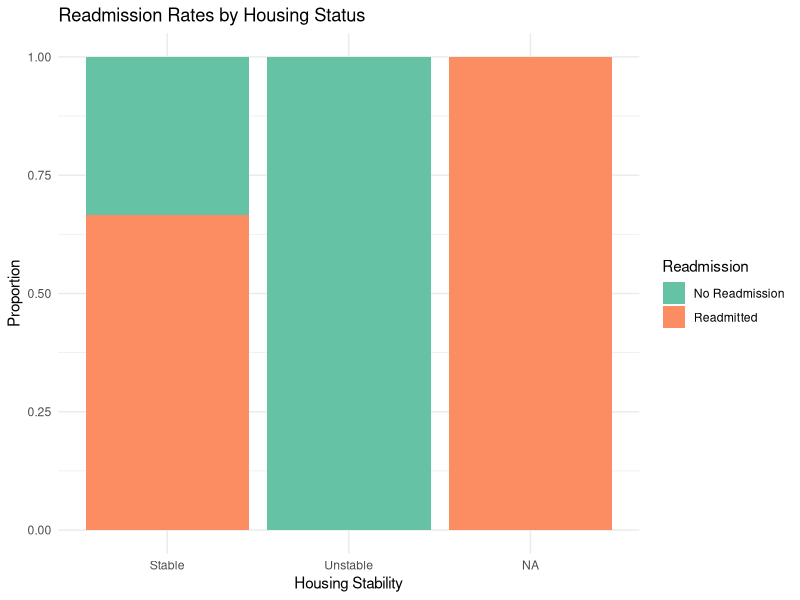
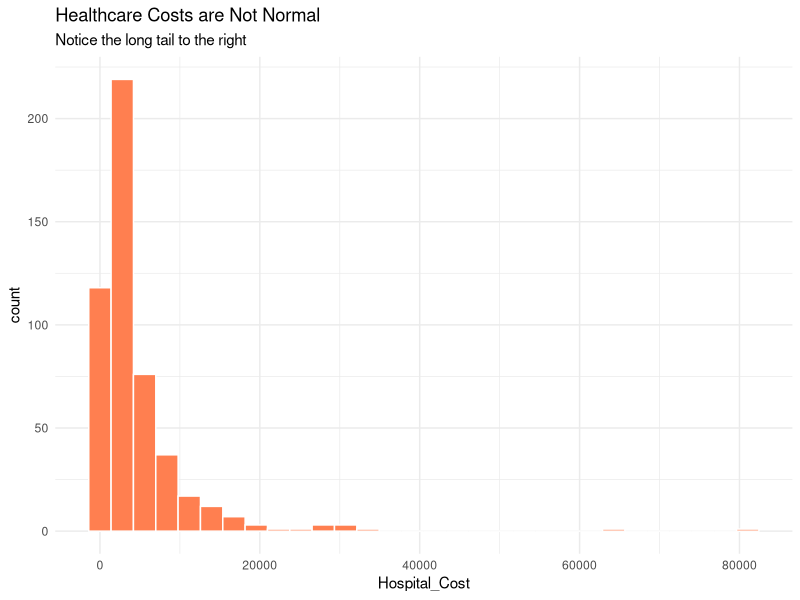

These charts were generated, in order, by the following R code:
## ---- chunk 1
knitr::opts_chunk$set(echo = TRUE, message = FALSE, warning = FALSE)
## ---- chunk 2
library(tidyverse)

# --- Dataset 1: Clinical EMR Data (Messy!) ---
# Notice the issues: "Length_Stay" has text in it, and "Readmitted" is 0/1 integers.
emr_raw <- data.frame(
  Patient_ID = c("PT-001", "PT-002", "PT-003", "PT-004", "PT-005", "PT-006"),
  Diagnosis_Code = c("E11", "I10", "E11", "J45", "I10", "E11"),
  Length_Stay = c("5 days", "3", "14", "2", "4 days", "Unknown"), 
  Readmitted_Flag = c(1, 0, 1, 0, 0, 1)
)

# --- Dataset 2: Social Survey Data ---
# Notice: ID "PT-006" is missing (non-responder), and Income has a code "999".
survey_raw <- data.frame(
  Patient_ID = c("PT-001", "PT-002", "PT-003", "PT-004", "PT-005"),
  Housing_Status = c("Stable", "Unstable", "Stable", "Stable", "Unstable"),
  Annual_Income_Code = c(45000, 22000, 56000, 61000, 999) # 999 usually means "Refused to answer"
)

# View the messy EMR data
head(emr_raw)
## ---- chunk 3
# This will fail or give a warning because you can't do math on words
mean(emr_raw$Length_Stay)
## ---- chunk 4
emr_clean <- emr_raw %>% 
  mutate(
    # 1. & 2. Clean the string text
    Length_Stay_Clean = str_replace(Length_Stay, " days", ""), # Remove " days"
    Length_Stay_Clean = na_if(Length_Stay_Clean, "Unknown"),   # Turn "Unknown" to NA
    
    # 3. Convert to numeric
    Length_Stay_Numeric = as.numeric(Length_Stay_Clean),
    
    # 4. Convert 0/1 integer to Factor (Labeling the levels)
    Readmission_Status = factor(Readmitted_Flag, 
                                levels = c(0, 1), 
                                labels = c("No Readmission", "Readmitted"))
  )

# Check the structure now
glimpse(emr_clean)
## ---- chunk 5
# First clean the survey data
survey_clean <- survey_raw %>% 
  mutate(
    # Replace 999 with NA
    Annual_Income_Clean = ifelse(Annual_Income_Code == 999, NA, Annual_Income_Code)
  )

# Merge datasets
# left_join keeps all rows from the Left table (EMR) and matches Survey info where possible
combined_data <- left_join(emr_clean, survey_clean, by = "Patient_ID")

# Look at the final dataset
combined_data %>% 
  select(Patient_ID, Readmission_Status, Housing_Status, Annual_Income_Clean)
## ---- chunk 6
# Create a contingency table
table(combined_data$Housing_Status, combined_data$Readmission_Status)

# Visualize it
ggplot(combined_data, aes(x = Housing_Status, fill = Readmission_Status)) +
  geom_bar(position = "fill") + # "fill" creates a 100% stacked bar chart
  labs(
    title = "Readmission Rates by Housing Status",
    y = "Proportion",
    x = "Housing Stability",
    fill = "Readmission"
  ) +
  theme_minimal() +
  scale_fill_brewer(palette = "Set2")
## ---- chunk 7
chisq.test(table(combined_data$Housing_Status, combined_data$Readmission_Status))
## ---- chunk 8
library(tidyverse)
library(lubridate) # Essential for dates!
library(broom)     # Makes model outputs readable
## ---- chunk 9
set.seed(123) # Ensures we all get the same random numbers

n_patients <- 500

health_data <- data.frame(
  ID = 1:n_patients,
  
  # 1. Dates stored as text (very common in raw CSVs)
  Admit_Date_Text = sample(seq(as.Date('2023-01-01'), as.Date('2023-12-31'), by="day"), 
                           n_patients, 
                           replace = TRUE),
  
  # 2. Clinical Nuance: Cost is rarely normal. It's "Right Skewed" (log-normal).
  Hospital_Cost = rlnorm(n_patients, meanlog = 8, sdlog = 1),
  
  # 3. Sociological Variable: Zip Code (Looks numeric, but is it?)
  Zip_Code = sample(c(43210, 43201, 43085), n_patients, replace = TRUE),
  
  # Outcome: Readmission (0 = No, 1 = Yes)
  Readmitted = rbinom(n_patients, 1, 0.3)
) %>%
  # Add discharge date (Admit + random days)
  mutate(Discharge_Date_Text = as.character(Admit_Date_Text + rpois(n_patients, 4)))

head(health_data)
## ---- chunk 10
clean_data <- health_data %>% 
  mutate(
    # Convert Text to Date objects
    Admit_Date = ymd(Admit_Date_Text),      # ymd stands for Year-Month-Day
    Discharge_Date = ymd(Discharge_Date_Text),
    
    # Now we can do math!
    Length_Of_Stay = as.numeric(Discharge_Date - Admit_Date)
  )

# Check the math
clean_data %>% 
  select(Admit_Date, Discharge_Date, Length_Of_Stay) %>% 
  head()
## ---- chunk 11
# Visualize the skew
ggplot(clean_data, aes(x = Hospital_Cost)) +
  geom_histogram(bins = 30, fill = "coral", color = "white") +
  labs(title = "Healthcare Costs are Not Normal", subtitle = "Notice the long tail to the right") +
  theme_minimal()

# Compare Mean vs Median
summary_stats <- clean_data %>% 
  summarize(
    Mean_Cost = mean(Hospital_Cost),
    Median_Cost = median(Hospital_Cost) # This is usually the "better" number for policy
  )

print(summary_stats)
## ---- chunk 12
# --- The WRONG Way (treating Zip as numeric) ---
# R interprets this as: "For every +1 in Zip Code, risk changes by X"
bad_model <- glm(Readmitted ~ Zip_Code + Length_Of_Stay, 
                 data = clean_data, family = "binomial")

# --- The RIGHT Way (treating Zip as a category) ---
# R interprets this as: "Compared to Zip A, how is Zip B different?"
good_model <- glm(Readmitted ~ factor(Zip_Code) + Length_Of_Stay, 
                  data = clean_data, family = "binomial")

# Let's see how the interpretation changes
tidy(good_model, exponentiate = TRUE) # Exponentiate to get Odds Ratios
